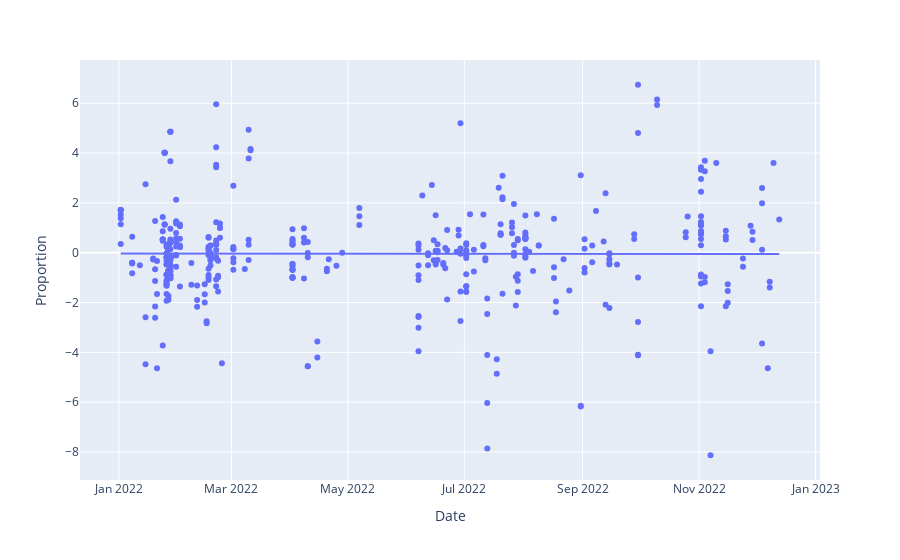

Write notebook code for a chart like this one.
### Code cell
fig = px.scatter(traid_data, x='Date', y='Proportion', trendline= 'ols')
fig.show()

### Figure 1 — Plotly figure (JSON) as saved in the notebook; plotly's stock layout.template omitted (floating-point values rounded to 4 significant figures; data arrays with more than 128 entries replaced by an {"elided": "..."} marker saying what was removed)
{"data": [{"hovertemplate": "Date=%{x}<br>Proportion=%{y}<extra></extra>", "legendgroup": "", "marker": {"color": "#636efa", "symbol": "circle"}, "mode": "markers", "name": "", "orientation": "v", "showlegend": false, "type": "scatter", "x": {"elided": "423 str values"}, "xaxis": "x", "y": {"elided": "423 float values"}, "yaxis": "y"}, {"hovertemplate": "<b>OLS trendline</b><br>Proportion = -8.32247e-10 * Date + 1.33756<br>R<sup>2</sup>=0.000015<br><br>Date=%{x}<br>Proportion=%{y} <b>(trend)</b><extra></extra>", "legendgroup": "", "marker": {"color": "#636efa", "symbol": "circle"}, "mode": "lines", "name": "", "showlegend": false, "type": "scatter", "x": {"elided": "423 str values"}, "xaxis": "x", "y": {"elided": "423 float values"}, "yaxis": "y"}], "layout": {"legend": {"tracegroupgap": 0}, "margin": {"t": 60}, "xaxis": {"anchor": "y", "domain": [0, 1], "title": {"text": "Date"}}, "yaxis": {"anchor": "x", "domain": [0, 1], "title": {"text": "Proportion"}}}}
